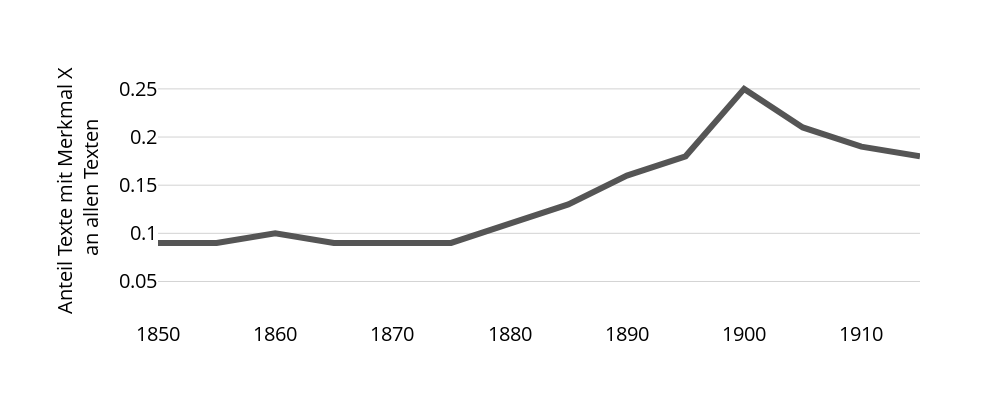

The cell this chart's notebook holds for it:
### Code cell
fig = px.line(
    x = [1850, 1855, 1860, 1865, 1870, 1875, 1880, 1885, 1890, 1895, 1900, 1905, 1910, 1915],
    y = [0.09, 0.09,  0.1, 0.09, 0.09, 0.09, 0.11, 0.13, 0.16, 0.18, 0.25, 0.21, 0.19, 0.18],
    labels = {
        'x' : '',
        'y' : '<br><br> Anteil Texte mit Merkmal X <br> an allen Texten'
    },
)
fig.update_layout(
    width = 1000, height = 400,
    yaxis_range=[0.01,0.28],
    xaxis=dict(tickfont=dict(size=20), titlefont=dict(size=20)),
    yaxis=dict(tickfont=dict(size=20), titlefont=dict(size=20)),
    showlegend = False
)
fig.update_traces(line=dict(width=6))
fig = update_fig_for_publication(fig, make_grey=True)
fig.write_image(f"plots/1.4.2 Modellierung literarischen Wandels auf Basis von Zeitreihen.pdf")
fig.show()

### Figure 1 — Plotly figure (JSON) as saved in the notebook; plotly's stock layout.template omitted (floating-point values rounded to 4 significant figures)
{"data": [{"hovertemplate": "=%{x}<br><br><br> Anteil Texte mit Merkmal X <br> an allen Texten=%{y}<extra></extra>", "legendgroup": "", "line": {"color": "#555555", "dash": "solid", "width": 6}, "marker": {"color": "#555555", "symbol": "circle"}, "mode": "lines", "name": "", "orientation": "v", "showlegend": false, "type": "scatter", "x": [1850, 1855, 1860, 1865, 1870, 1875, 1880, 1885, 1890, 1895, 1900, 1905, 1910, 1915], "xaxis": "x", "y": [0.09, 0.09, 0.1, 0.09, 0.09, 0.09, 0.11, 0.13, 0.16, 0.18, 0.25, 0.21, 0.19, 0.18], "yaxis": "y"}], "layout": {"font": {"color": "black"}, "height": 400, "legend": {"bordercolor": "black", "borderwidth": 1, "tracegroupgap": 0}, "margin": {"t": 60}, "paper_bgcolor": "white", "plot_bgcolor": "white", "showlegend": false, "width": 1000, "xaxis": {"anchor": "y", "autorange": true, "color": "black", "domain": [0, 1], "gridcolor": "white", "range": [1850, 1915], "showgrid": false, "tickfont": {"size": 20}, "title": {"font": {"size": 20}, "text": ""}, "type": "linear"}, "yaxis": {"anchor": "x", "color": "black", "domain": [0, 1], "gridcolor": "lightgray", "range": [0.01, 0.28], "tickfont": {"size": 20}, "title": {"font": {"size": 20}, "text": "<br><br> Anteil Texte mit Merkmal X <br> an allen Texten"}, "type": "linear", "zerolinecolor": "lightgray"}}}
